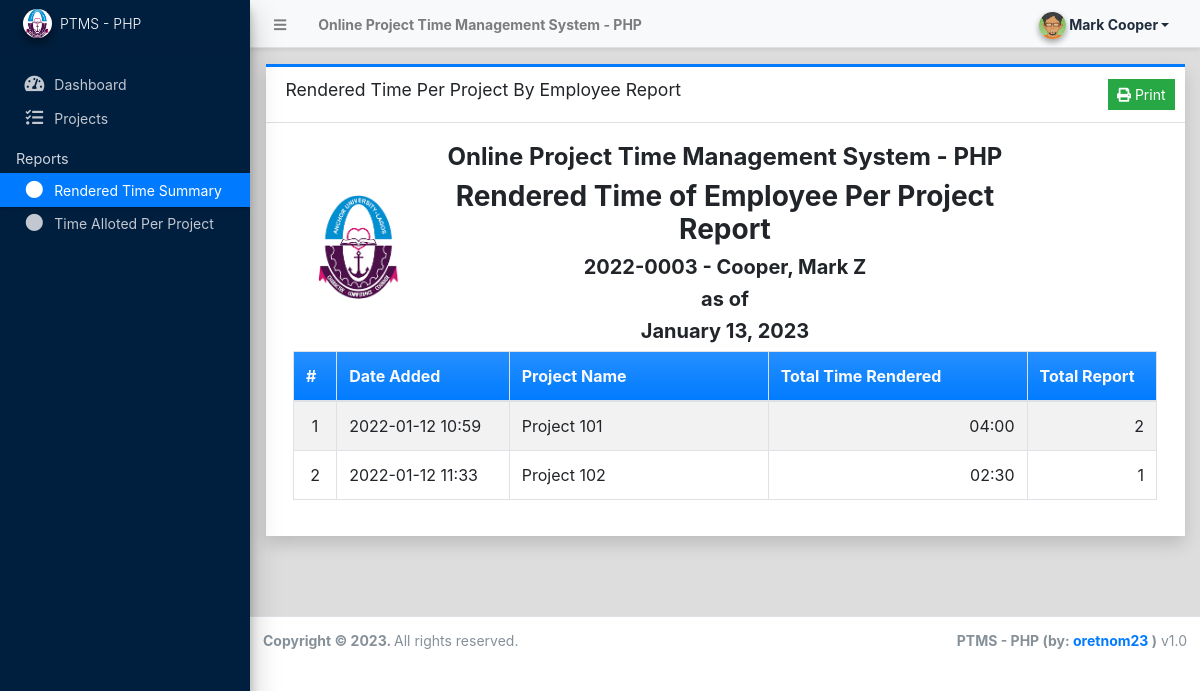
Screenshot of /?page=reports/by_employee (signed in) with the database file from the repository.
### tables this page shows
CREATE TABLE `project_list` (
  `id` int(30) NOT NULL,
  `name` text NOT NULL,
  `description` text NOT NULL,
  `status` tinyint(1) NOT NULL DEFAULT 0 COMMENT '0= New, 1= In-Progress, 2= Closed',
  `delete_flag` tinyint(1) NOT NULL DEFAULT 0,
  `date_created` datetime NOT NULL DEFAULT current_timestamp(),
  `date_updated` datetime DEFAULT NULL ON UPDATE current_timestamp()
);

### classes/DBConnection.php (called while the page is built, shortened)
<?php
class DBConnection{
    private $host = DB_SERVER;
    private $username = DB_USERNAME;
    private $password = DB_PASSWORD;
    private $database = DB_NAME;
    public $conn;
    public function __construct(){
        if (!isset($this->conn)) {
            $this->conn = new mysqli($this->host, $this->username, $this->password, $this->database);
        }
    }
}
?>

### classes/SystemSettings.php (called while the page is built, shortened)
<?php
class SystemSettings extends DBConnection{
	function userdata($field = ''){
		if(!empty($field)){
			if(isset($_SESSION['userdata'][$field]))
				return $_SESSION['userdata'][$field];
			else
				return null;
		}else{
			return false;
		}
	}
	function info($field=''){
		if(!empty($field)){
			if(isset($_SESSION['system_info'][$field]))
				return $_SESSION['system_info'][$field];
			else
				return false;
		}else{
			return false;
		}
	}
}
$_settings = new SystemSettings();
?>

### config.php (called while the page is built, shortened)
<?php
require_once('classes/DBConnection.php');
require_once('classes/SystemSettings.php');
function validate_image($file){
	if(!empty($file)){
        $ex = explode('?',$file);
        $file = $ex[0];
        $param =  isset($ex[1]) ? '?'.$ex[1]  : '';
		if(is_file(base_app.$file)){
			return base_url.$file.$param;
		}else{
			return base_url.'dist/img/no-image-available.png';
		}
	}else{
		return base_url.'dist/img/no-image-available.png';
	}
}
?>

### reports/by_employee.php (the view, shortened to what this page needs)
<?php
$eid = $_settings->userdata('id');
$emp = $_settings->userdata('code')." - ".$_settings->userdata('fullname');
function duration($dur = 0){
    $hours = floor($dur / (60 * 60));
    $min = floor($dur / (60)) - ($hours*60);
    $dur = sprintf("%'.02d",$hours).":".sprintf("%'.02d",$min);
    return $dur;
}
?>
<div class="card card-outline card-primary rounded-0 shadow">
	<div class="card-header">
		<h3 class="card-title">Rendered Time Per Project By Employee Report</h3>
		<div class="card-tools">
			<button class="btn btn-sm btn-success btn-flat" id="print" type="button"><i class="fa fa-print"></i> Print</button>
		</div>
	</div>
	<div class="card-body">
		<div id="outprint">
        <div class="container-fluid">
			<div class="row">
				<div class="col-2 d-flex justify-content-center align-items-center">
					<img src="<?= validate_image($_settings->info('logo')) ?>" class="img-circle" id="sys_logo" alt="System Logo">
				</div>
				<div class="col-8">
					<h4 class="text-center"><b><?= $_settings->info('name') ?></b></h4>
					<h3 class="text-center"><b>Rendered Time of Employee Per Project Report</b></h3>
					<h5 class="text-center"><b><?= $emp ?></b></h5>
					<h5 class="text-center"><b>as of</b></h5>
					<h5 class="text-center"><b><?= date("F d, Y") ?></b></h5>
				</div>
				<div class="col-2"></div>
			</div>
			<table class="table table-bordered table-hover table-striped">
				<colgroup>
					<col width="5%">
					<col width="20%">
					<col width="30%">
					<col width="30%">
					<col width="15%">
				</colgroup>
				<thead>
					<tr class="bg-gradient-primary text-light">
						<th>#</th>
						<th>Date Added</th>
						<th>Project Name</th>
						<th>Total Time Rendered</th>
						<th>Total Report</th>
					</tr>
				</thead>
				<tbody>
					<?php
						$i = 1;
						$qry = $conn->query("SELECT * from `project_list` where delete_flag = 0 and id in (SELECT project_id FROM report_list where employee_id = '{$eid}') order by `name` asc ");
						while($row = $qry->fetch_assoc()):
                            $row['total_duration'] = $conn->query("SELECT SUM(duration) FROM `report_list` where project_id = '{$row['id']}' and employee_id = '{$eid}'")->fetch_array()[0];
                            $row['total_report'] = $conn->query("SELECT * FROM `report_list` where project_id = '{$row['id']}' and employee_id = '{$eid}'")->num_rows;
					?>
						<tr>
							<td class="text-center"><?php echo $i++; ?></td>
							<td class=""><?php echo date("Y-m-d H:i",strtotime($row['date_created'])) ?></td>
							<td class=""><p class="m-0 truncate-1"><?php echo $row['name'] ?></p></td>
							<td class=""><p class="m-0 truncate-1 text-right"><?php echo duration($row['total_duration']) ?></p></td>
							<td class=""><p class="m-0 truncate-1 text-right"><?php echo number_format($row['total_report']) ?></p></td>
						</tr>
					<?php endwhile; ?>
				</tbody>
			</table>
		</div>
		</div>
	</div>
</div>

### reports/by_employee.php (style rules this page uses)
#sys_logo { object-fit:cover; object-position:center center; width: 6.5em; height: 6.5em; }

### rows the page displays
project_list: date_created "2022-01-12 10:59", name "Project 101", total_duration "04:00", status "2"
project_list: date_created "2022-01-12 11:33", name "Project 102", total_duration "02:30", status "1"

### other values shown
$_settings->info('name') "Online Project Time Management System - PHP"
$_settings->userdata('firstname').' '.$_settings->userdata('lastname') "Mark Cooper"
$_settings->info('short_name') "PTMS - PHP"
$emp "2022-0003 - Cooper, Mark Z"
